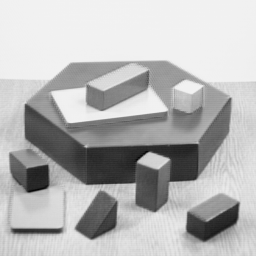
#> input picture Assignment 1 - Feature Extraction/Problem5/blocks.png, 256 x 256 px, found by its file name
$ jupyter execute 'Problem 5 - featureMatching HoG and SIFT.ipynb'   (older library calls are emulated)
#> lines starting #> are read from the running program, lines starting #| are printed output that depends on the picture; after the words box and inside, x2 and y2 are one past the last pixel; in counts of white or black regions, pixels touching at a corner belong together
[cell 1]
# Import necessary libraries
from PIL import Image
import numpy as np
import matplotlib.pyplot as plt
import cv2  # Still used for image processing tasks

# Helper function to convert PIL Image to OpenCV format
def pil_to_cv(image):
    return cv2.cvtColor(np.array(image), cv2.COLOR_RGB2BGR)

# Implement getCorners method below. You are allowed to use off the shelf detectors as shown in https://docs.opencv.org/3.4/d4/d8c/tutorial_py_shi_tomasi.html. The method must return the coordinates of the corners.

[cell 2]
def getCorners(img, numCorners):
    gray = cv2.cvtColor(img, cv2.COLOR_BGR2GRAY)
    corners = cv2.goodFeaturesToTrack(gray, numCorners, 0.01, 10)
    corners = np.int0(corners)
    return corners.reshape(-1, 2)

# Implement getFeatures method below. The method will compute HoG features of an image based on corner information provided by getCorners. You must implement the code yourself and are not allowed to use off the self HoG detectors in OpenCV

[cell 3]
def getFeatures(img,corners):
    """
    This function computes Histogram of Gradient (HoG) features for an image based on corner points.

    Args:
    - img: The input image
    - corners: An array containing the coordinates of corner points

    Returns:
    - features: An array containing the computed HoG features for each corner point
    """
    features = []
    for corner in corners:
        x, y = corner.ravel()
        if x < 4 or y < 4 or x > img.shape[1]-5 or y > img.shape[0]-5:
            continue
        patch = img[y-4:y+4, x-4:x+4]
        sobelx = cv2.Sobel(patch, cv2.CV_64F, 1, 0, ksize=3)
        sobely = cv2.Sobel(patch, cv2.CV_64F, 0, 1, ksize=3)
        magnitude = np.sqrt(sobelx**2 + sobely**2)
        orientation = np.arctan2(sobely, sobelx)
        hist, _ = np.histogram(orientation, bins=16, range=(-np.pi, np.pi), weights=magnitude)
        hist /= (np.sum(hist) + 1e-6)
        features.append(hist)
    return np.array(features)

# Implement getMatches method below. The method will match features of two different images. You must implement the code yourself and are not allowed to use off the self feature detectors in OpenCV.

[cell 4]
def getMatches(feat1, feat2, threshold=0.8):
    """
    This function matches features between two images based on HoG feature vectors.

    Args:
    - feat1: Array containing HoG features of image 1
    - feat2: Array containing HoG features of image 2
    - threshold: Threshold for accepting a match (default is 0.8)

    Returns:
    - matches: A list of cv2.DMatch objects representing matched features between the two images
    """
    matches = []
    for i, f1 in enumerate(feat1):
        min_dist = float('inf')
        match_idx = -1
        for j, f2 in enumerate(feat2):
            dist = 1 - np.dot(f1, f2) / (np.linalg.norm(f1) * np.linalg.norm(f2))
            if dist < min_dist:
                min_dist = dist
                match_idx = j
        if min_dist < threshold:
            matches.append(cv2.DMatch(_queryIdx=i, _trainIdx=match_idx, _distance=min_dist))
    return matches

# The starter code for Problem 5 is shown below. You have to implement the portions in ##

[cell 5]
# Load images using PIL and convert to OpenCV format
orig_I = pil_to_cv(Image.open('blocks.png'))
trf1_I = pil_to_cv(Image.open('blocks_tform1.png'))
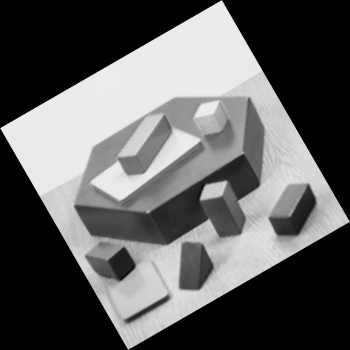
#> input picture Assignment 1 - Feature Extraction/Problem5/blocks_tform1.png, 350 x 350 px, found by its file name
trf2_I = pil_to_cv(Image.open('blocks_tform2.png'))
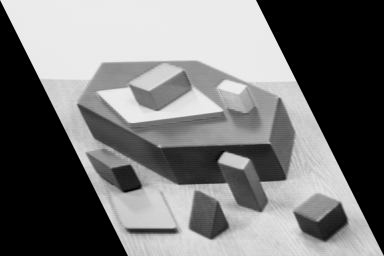
#> input picture Assignment 1 - Feature Extraction/Problem5/blocks_tform2.png, 384 x 256 px, found by its file name

# Plotting function to visualize images with corners
def plot_corners(img, corners, title):
    img = cv2.cvtColor(img, cv2.COLOR_BGR2RGB)  # Convert BGR to RGB for plotting
    for corner in corners:
        x, y = corner.ravel()
        cv2.circle(img, (x, y), 3, (255, 0, 0), -1)
    plt.imshow(img)
    plt.title(title)
    plt.show()

# Function to plot matches
def plotMatches(image1, corners1, image2, corners2, matches):
    # Convert images to RGB format
    image1_rgb = cv2.cvtColor(image1, cv2.COLOR_BGR2RGB)
    image2_rgb = cv2.cvtColor(image2, cv2.COLOR_BGR2RGB)

    # Create a new image to draw matches
    img_matches = np.zeros((max(image1_rgb.shape[0], image2_rgb.shape[0]),
                            image1_rgb.shape[1] + image2_rgb.shape[1], 3), dtype=np.uint8)

    # Copy the images into the new image
    img_matches[:image1_rgb.shape[0], :image1_rgb.shape[1]] = image1_rgb
    img_matches[:image2_rgb.shape[0], image1_rgb.shape[1]:] = image2_rgb

    # Draw lines between matched keypoints
    for match in matches:
        idx1 = match.queryIdx
        idx2 = match.trainIdx
        (x1, y1) = corners1[idx1]
        (x2, y2) = corners2[idx2]
        cv2.line(img_matches, (int(x1), int(y1)), (int(x2) + image1_rgb.shape[1], int(y2)), (0, 255, 0), 1)

    # Display the matches
    plt.figure(figsize=(12, 6))
    plt.imshow(img_matches)
    plt.title('Matches')
    plt.axis('off')
    plt.show()


# Display images with detected corners
numCorners = 75
corners_orig_I = getCorners(orig_I, numCorners)
#> in getCorners, `corners = cv2.goodFeaturesToTrack(gray, numCorners, 0.01, 10)`: corners = 75 rows, first 8: [230, 98], [138, 162], [47, 165], [168, 159], [135, 184], [238, 203], [26, 105], [198, 142]
#> corners_orig_I = 75 pairs, first value 10 to 238, second value 62 to 241
corners_trf1_I = getCorners(trf1_I, numCorners)
#> in getCorners, gray is the input picture: shape (350, 350); min 0, max 236, mean 94.6
#> in getCorners (call 2), `corners = cv2.goodFeaturesToTrack(gray, numCorners, 0.01, 10)`: corners = 53 rows, first 8: [201, 199], [225, 182], [209, 219], [249, 98], [308, 185], [124, 247], [75, 206], [243, 152]
#> corners_trf1_I = 53 pairs, first value 41 to 316, second value 71 to 339
corners_trf2_I = getCorners(trf2_I, numCorners)
#> in getCorners, gray is the input picture: shape (256, 384); min 0, max 236, mean 117.9
#> in getCorners (call 3), `corners = cv2.goodFeaturesToTrack(gray, numCorners, 0.01, 10)`: corners = 75 rows, first 8: [261, 183], [78, 104], [219, 161], [279, 99], [339, 204], [126, 229], [294, 212], [248, 160]
#> corners_trf2_I = 75 pairs, first value 41 to 347, second value 63 to 240

plot_corners(orig_I, corners_orig_I, "Original Image with Corners")
#> the loop in plot_corners, `for corner in corners:` made 75 passes
#> (x, y) on passes 1 to 12: (230, 98), (138, 162), (47, 165), (168, 159), (135, 184), (238, 203), (26, 105), (198, 142), (85, 146), (61, 229), (12, 229), (170, 183)
#> after the loop in plot_corners, `for corner in corners:`:
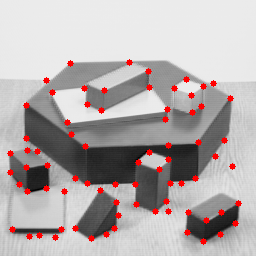
#> img: shape (256, 256, 3); mean R, G, B 180.5, 172, 172
plot_corners(trf1_I, corners_trf1_I, "Transformed 1 Image with Corners")
#> call 2 of plot_corners, with corners = array of shape (53, 2), title = 'Transformed 1 Image with Corners'
#> the loop in plot_corners (call 2), `for corner in corners:` made 53 passes
#> (x, y) on passes 1 to 12: (201, 199), (225, 182), (209, 219), (249, 98), (308, 185), (124, 247), (75, 206), (243, 152), (125, 320), (238, 201), (168, 295), (147, 211)
#> after the loop in plot_corners (call 2), `for corner in corners:`:
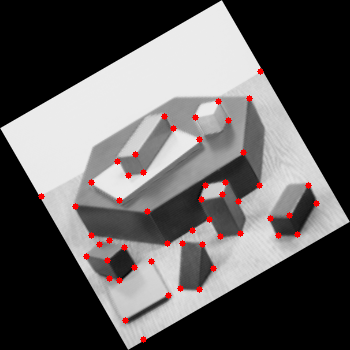
#> img: shape (350, 350, 3); mean R, G, B 96.1, 92.9, 92.9
plot_corners(trf2_I, corners_trf2_I, "Transformed 2 Image with Corners")
#> call 3 of plot_corners, with corners = array of shape (75, 2), title = 'Transformed 2 Image with Corners'
#> the loop in plot_corners (call 3), `for corner in corners:` made 75 passes
#> (x, y) on passes 1 to 12: (261, 183), (78, 104), (219, 161), (279, 99), (339, 204), (126, 229), (294, 212), (248, 160), (87, 153), (245, 86), (269, 142), (222, 110)
#> after the loop in plot_corners (call 3), `for corner in corners:`:
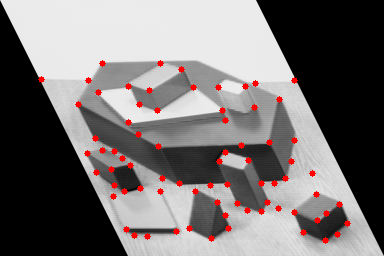
#> img: shape (256, 384, 3); mean R, G, B 120.3, 114.7, 114.7

# Compute HoG features and match them
feat_orig_I = getFeatures(orig_I, corners_orig_I)
#> the loop in getFeatures, `for corner in corners:` made 75 passes
#> after the loop in getFeatures, `for corner in corners:`: features = 75 items
feat_trf1_I = getFeatures(trf1_I, corners_trf1_I)
#> the loop in getFeatures (call 2), `for corner in corners:` made 53 passes
#> corner on passes 28 to 39: [107, 260], [195, 117], [278, 235], [259, 185], [228, 120], [199, 289], [119, 200], [222, 194], [167, 243], [128, 175], [134, 267], [220, 236]
feat_trf2_I = getFeatures(trf2_I, corners_trf2_I)
matches1 = getMatches(feat_orig_I, feat_trf1_I)
#> the loop in getMatches, `for i, f1 in enumerate(feat1):` made 75 passes
matches2 = getMatches(feat_orig_I, feat_trf2_I)
#> the loop in getMatches (call 2), `for i, f1 in enumerate(feat1):` made 75 passes

# Plot matches for original image and transformed image 1
plotMatches(orig_I, corners_orig_I, trf1_I, corners_trf1_I, matches1)
#> in plotMatches, `img_matches[:image1_rgb.shape[0], :image1_rgb.shape[1]] = image1_rgb`:
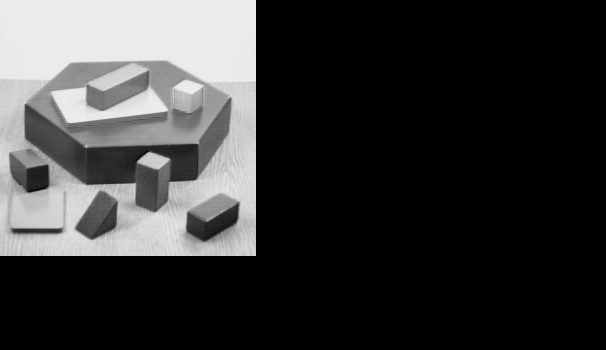
#> img_matches: shape (350, 606, 3); min 0, max 236, mean 54.6
#> the loop in plotMatches, `for match in matches:` made 75 passes
#> after the loop in plotMatches, `for match in matches:`:
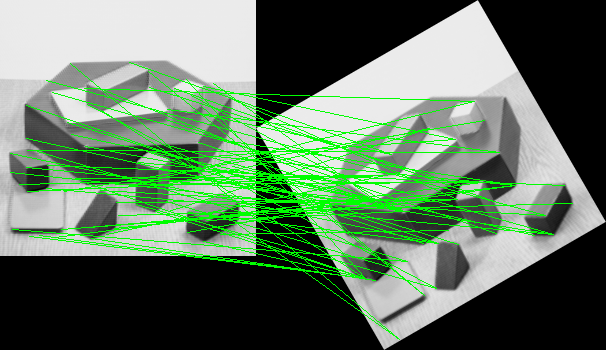
#> img_matches: shape (350, 606, 3); mean R, G, B 97.1, 120.3, 97.1

# Plot matches for original image and transformed image 2
plotMatches(orig_I, corners_orig_I, trf2_I, corners_trf2_I, matches2)
#> in plotMatches (call 2), `img_matches[:image1_rgb.shape[0], :image1_rgb.shape[1]] = image1_rgb`:
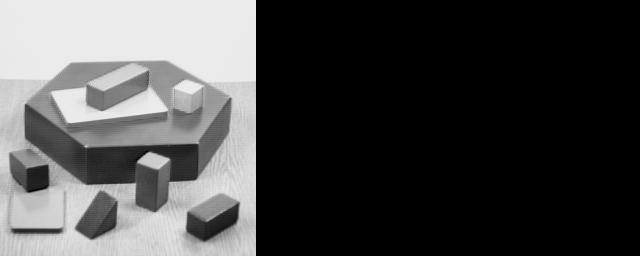
#> img_matches: shape (256, 640, 3); min 0, max 236, mean 70.7
#> in plotMatches (call 2), `img_matches[:image2_rgb.shape[0], image1_rgb.shape[1]:] = image2_rgb`:
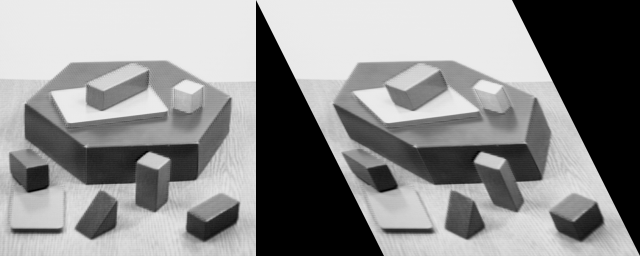
#> img_matches: shape (256, 640, 3); min 0, max 236, mean 141.5
#> the loop in plotMatches (call 2), `for match in matches:` made 75 passes
#> after the loop in plotMatches (call 2), `for match in matches:`:
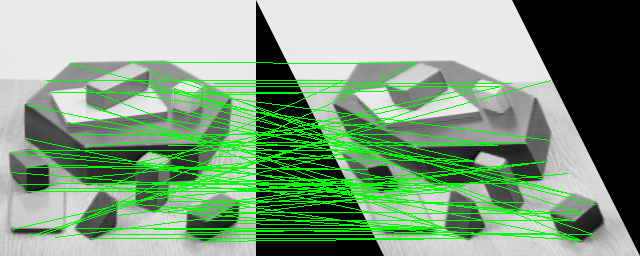
#> img_matches: shape (256, 640, 3); 13.17% of pixels changed, all inside (x1, y1, x2, y2) = (10, 62, 596, 242)
